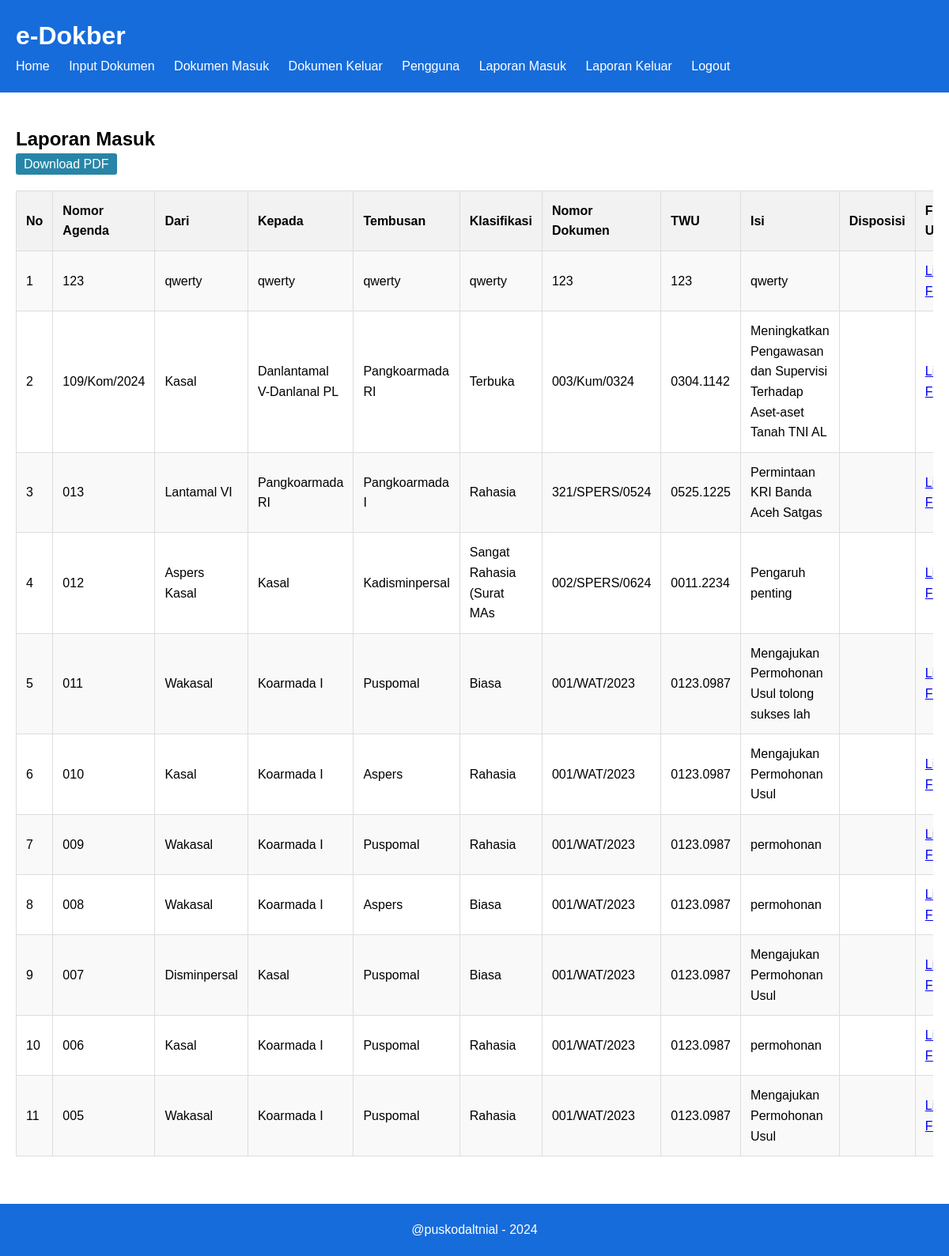
The app's page /report.php with its own data.
### tables this page shows
CREATE TABLE IF NOT EXISTS `tbl_berita` (
  `no_id` int NOT NULL AUTO_INCREMENT,
  `nomor_agenda` varchar(25) NOT NULL,
  `dari` varchar(25) NOT NULL,
  `kepada` varchar(25) NOT NULL,
  `tembusan` varchar(25) NOT NULL,
  `klasifikasi` varchar(25) NOT NULL,
  `nomor_surat` varchar(25) NOT NULL,
  `twu` varchar(25) NOT NULL,
  `isi` varchar(250) NOT NULL,
  `file_upload` text NOT NULL,
  `disposisi` varchar(200) NOT NULL,
  `status` int NOT NULL DEFAULT '0',
  PRIMARY KEY (`no_id`)
);

### report.php (the view, shortened to what this page needs)
<?php
$servername = "localhost";
$username = "root";
$password = "";
$dbname = "test_db";
$koneksi = new mysqli($servername, $username, $password, $dbname);
?>
<!DOCTYPE html>
<html lang="en">
<head>
  <link rel="stylesheet" href="styles.css">
  <link rel="stylesheet" href="data.css">
</head>
<body>
  <header>
    <div class="container">
      <h1>e-Dokber</h1>
      <nav>
        <ul>
          <li><a href="home.php">Home</a></li>
          <li><a href="input.php">Input Dokumen</a></li>
          <li><a href="data.php">Dokumen Masuk</a></li>
          <li><a href="data_keluar.php">Dokumen Keluar</a></li>
          <li class="nav-item"><a class="nav-link" href="register.php">Pengguna</a></li>
          <li class="nav-item"><a class="nav-link" href="report.php">Laporan Masuk</a></li>
          <li class="nav-item"><a class="nav-link" href="report_keluar.php">Laporan Keluar</a></li>
          <li><a href="logout.php">Logout</a></li>
        </ul>
      </nav>
    </div>
  </header>
  <main>
  <section id="data-dokumen">
    <div class="container">
     <h2>Laporan Masuk</h2>
     <a href="pdf.php" class="btn btn-primary" target="_blank">Download PDF</a>
     <?php
        $query = "SELECT * FROM tbl_berita WHERE status = 0 ORDER BY no_id DESC";
        $tampil = mysqli_query($koneksi, $query);
        if (mysqli_num_rows($tampil) > 0) {
            echo "<div class='table-responsive'>";
            echo "<table border='1'>";
            echo "<tr>
                    <th>No</th>
                    <th>Nomor Agenda</th>
                    <th>Dari</th>
                    <th>Kepada</th>
                    <th>Tembusan</th>
                    <th>Klasifikasi</th>
                    <th>Nomor Dokumen</th>
                    <th>TWU</th>
                    <th>Isi</th>
                    <th>Disposisi</th>
                    <th>File Upload</th>
                  </tr>";
            $no = 1;
            while ($data = mysqli_fetch_array($tampil)) {
                echo "<tr>
                        <td>{$no}</td>
                        <td>{$data['nomor_agenda']}</td>
                        <td>{$data['dari']}</td>
                        <td>{$data['kepada']}</td>
                        <td>{$data['tembusan']}</td>
                        <td>{$data['klasifikasi']}</td>
                        <td>{$data['nomor_surat']}</td>
                        <td>{$data['twu']}</td>
                        <td>{$data['isi']}</td>
                        <td>{$data['disposisi']}</td>
                        <td>";
                if (empty($data['file_upload'])) {
                    echo "Masih kosong";
                } else {
                    echo "<a href='uploads/{$data['file_upload']}' target='_blank'>Lihat File</a>";
                }
                echo "</td>
                      </tr>";
                $no++;
            }
            echo "</table>";
            echo "</div>";
        } else {
            echo "<p>Data tidak ditemukan!</p>";
        }
        ?>
    </div>
  </section>
  </main>
  <footer>
    <div class="container">
      <p>@puskodaltnial - <?=date('Y') ?> </p>
    </div>
  </footer>
</body>
</html>

### styles.css (style rules this page uses)
* { margin: 0; padding: 0; box-sizing: border-box; }
body { font-family: Arial, sans-serif; line-height: 1.6; }
.container { max-width: 1200px; margin: 0 auto; padding: 0 20px; }
header { background: #176cdb; color: #fff; padding: 20px 0; }
header h1 { margin: 0; }
nav ul { list-style: none; }
nav ul li { display: inline; margin-right: 20px; }
nav ul li a { color: #fff; text-decoration: none; }
main { padding: 20px 0; }
section { padding: 20px 0; }
footer { background: #176cdb; color: #fff; padding: 20px 0; text-align: center; }

### data.css (style rules this page uses)
#data-dokumen table { width: 100%; margin: 20px 0; border-collapse: collapse; }
#data-dokumen table, #data-dokumen th, #data-dokumen td { border: 1px solid #ddd; }
#data-dokumen th, #data-dokumen td { padding: 12px; text-align: left; }
#data-dokumen th { background-color: #f2f2f2; }
#data-dokumen tr:nth-child(even) { background-color: #f9f9f9; }
.btn { text-decoration: none; padding: 5px 10px; border-radius: 3px; color: #ffffff; }
.btn-primary { background-color: #2885a7; }

### report.php (style rules this page uses)
.table-responsive { width: 100% !important; overflow-x: scroll; }
.btn-primary { background-color: #2885a7; }

### records on screen
tbl_berita: nomor_agenda "123", dari "qwerty", kepada "qwerty", tembusan "qwerty", klasifikasi "qwerty", nomor_surat "123", twu "123", isi "qwerty"
tbl_berita: nomor_agenda "109/Kom/2024", dari "Kasal", kepada "Danlantamal V-Danlanal PL", tembusan "Pangkoarmada RI", klasifikasi "Terbuka", nomor_surat "003/Kum/0324", twu "0304.1142", isi "Meningkatkan Pengawasan dan Supervisi Terhadap Aset-aset Tanah TNI AL"
tbl_berita: nomor_agenda "013", dari "Lantamal VI", kepada "Pangkoarmada RI", tembusan "Pangkoarmada I", klasifikasi "Rahasia", nomor_surat "321/SPERS/0524", twu "0525.1225", isi "Permintaan KRI Banda Aceh Satgas"
tbl_berita: nomor_agenda "012", dari "Aspers Kasal", kepada "Kasal", tembusan "Kadisminpersal", klasifikasi "Sangat Rahasia (Surat MAs", nomor_surat "002/SPERS/0624", twu "0011.2234", isi "Pengaruh penting"
tbl_berita: nomor_agenda "011", dari "Wakasal", kepada "Koarmada I", tembusan "Puspomal", klasifikasi "Biasa", nomor_surat "001/WAT/2023", twu "0123.0987", isi "Mengajukan Permohonan Usul tolong sukses lah"
tbl_berita: nomor_agenda "010", dari "Kasal", kepada "Koarmada I", tembusan "Aspers", klasifikasi "Rahasia", nomor_surat "001/WAT/2023", twu "0123.0987", isi "Mengajukan Permohonan Usul"
tbl_berita: nomor_agenda "009", dari "Wakasal", kepada "Koarmada I", tembusan "Puspomal", klasifikasi "Rahasia", nomor_surat "001/WAT/2023", twu "0123.0987", isi "permohonan"
tbl_berita: nomor_agenda "008", dari "Wakasal", kepada "Koarmada I", tembusan "Aspers", klasifikasi "Biasa", nomor_surat "001/WAT/2023", twu "0123.0987", isi "permohonan"
tbl_berita: nomor_agenda "007", dari "Disminpersal", kepada "Kasal", tembusan "Puspomal", klasifikasi "Biasa", nomor_surat "001/WAT/2023", twu "0123.0987", isi "Mengajukan Permohonan Usul"
tbl_berita: nomor_agenda "006", dari "Kasal", kepada "Koarmada I", tembusan "Puspomal", klasifikasi "Rahasia", nomor_surat "001/WAT/2023", twu "0123.0987", isi "permohonan"
tbl_berita: nomor_agenda "005", dari "Wakasal", kepada "Koarmada I", tembusan "Puspomal", klasifikasi "Rahasia", nomor_surat "001/WAT/2023", twu "0123.0987", isi "Mengajukan Permohonan Usul"
